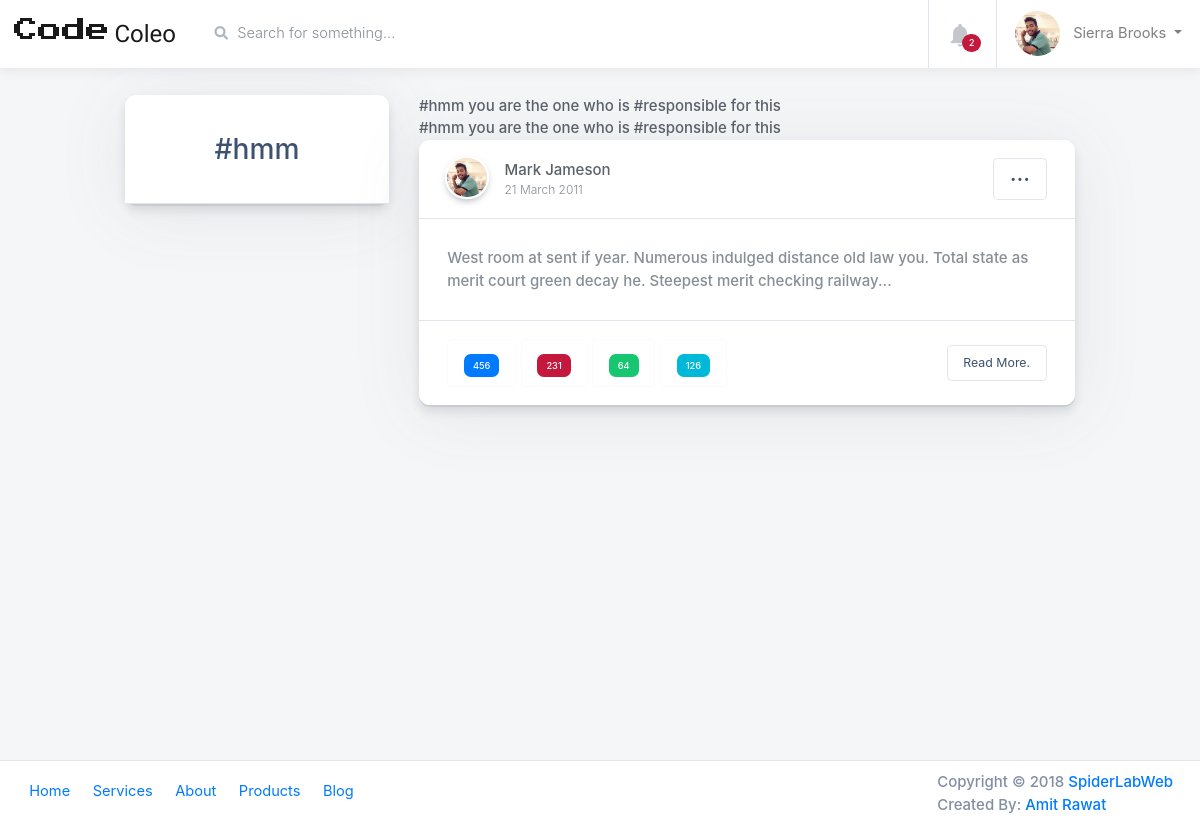
Before: /tags/hmm/ with the older database file.
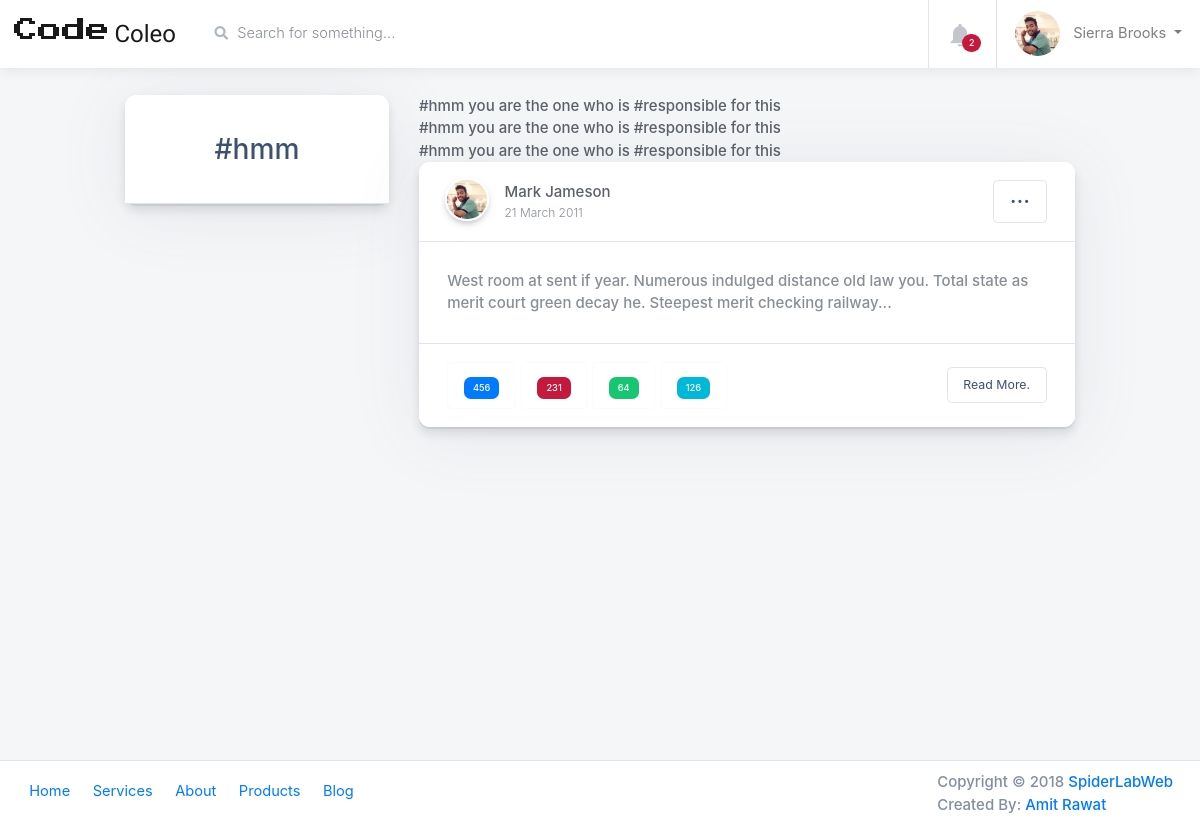
After: the same page with the newer database file.
### posts/models.py (models this page shows, shortened)
class Post(models.Model):
    parent = models.ForeignKey("self",blank=True, null=True)
    user = models.ForeignKey(settings.AUTH_USER_MODEL,default=1)
    title = models.CharField(max_length=50, blank=True, null=True)
    content = models.CharField(max_length=155)
    liked = models.ManyToManyField(settings.AUTH_USER_MODEL, blank=True, related_name="liked")
    timestamp = models.DateTimeField(auto_now_add=True)
    updated = models.DateTimeField(auto_now=True)
    objects = PostManager()
    class Meta:
        ordering = ['-timestamp']

### hashtags/views.py (the view)
# urls.py: url(r'^tags/(?P<hashtag>.*)/$', HashTagView.as_view(), name="hashtag"),
class HashTagView(View):
    def get(self, request, hashtag, *args, **kwargs):
        obj, created = HashTag.objects.get_or_create(tag=hashtag)
        return render(request,"hashtags/tag_view.html",{"obj":obj})

### hashtags/models.py (called while the page is built)
    def get_posts(self):
        return Post.objects.filter(content__icontains="#"+self.tag)

### hashtags/templates/hashtags/tag_view.html (shortened to what this page needs)
{% extends "base.html" %}
{% load static %}
{% block main-container-bar %}
<main class="main-content  col-sm-12 p-0 {% if sidebar %} col-lg-10 col-md-9 col-sm-12 p-0 offset-lg-2 offset-md-3 {% else %} col-lg-12 col-md-12 col-sm-12 p-0 {% endif %}">
    <div class="main-navbar sticky-top bg-white">
{% endblock main-container-bar %}
{% block navbar-logo %}
<a class="navbar-brand w-25 mr-0" href="#" style="line-height: 25px;">
    <div class="d-table m-auto">
        <span class="d-none d-md-inline ml-1" style="font-family: 'Press Start 2P', cursive; font-size: 24px; ">Code</span> <span class="d-none d-md-inline ml-1" style="font-family: 'Orbitron', sans-serif; font-size: 24px;">Coleo</span>
    </div>
</a>
{% endblock navbar-logo %}
{% block content %}
<div class="row mt-4">
    <div class="col-lg-1">
    </div>
    <div class="col-lg-3">
      <div class="card card-small mb-4 pt-3">
        <div class="card-header border-bottom text-center">
          <div class="mb-3 mx-auto">
          <h4 class="mb-0"> #{{ obj.tag }} </h4>
          </div>
      </div>
    </div>
    </div>
    <div class="col-lg-7">
      {% for post in obj.get_posts %}
        {{ post.content }} <br>
      {% endfor %}
      <div class="card card-small card-post mb-4">
        <div class="card-header border-bottom d-flex">
            <div class="card-post__author d-flex">
              <img class="card-post__author-avatar card-post__author-avatar--small" src="{% static 'images/avatars/0.jpg' %}" alt="User Avatar">
              <div class="d-flex flex-column justify-content-center ml-3">
                <span class="card-post__author-name">Mark Jameson</span>
                <small class="text-muted">21 March 2011</small>
              </div>
            </div>
            <div class="my-auto ml-auto">
              <button class="btn btn-sm btn-white py-0" type="button" id="dropdownMenu1" data-toggle="dropdown" aria-haspopup="true" aria-expanded="true"> <h5>...</h5> </button>
            </div>
          </div>
      <div class="card-body">
        <p class="card-text text-muted">West room at sent if year. Numerous indulged distance old law you. Total state as merit court green decay he. Steepest merit checking railway...</p>
      </div>
      <div class="card-footer border-top d-flex">
          <button type="button" class="mb-0 btn btn-sm btn-outline-light mr-1"> <span class="badge badge-primary">456</span> </button>
          <button type="button" class="mb-0 btn btn-sm btn-outline-light mr-1"> <span class="badge badge-danger">231</span> </button>
          <button type="button" class="mb-0 btn btn-sm btn-outline-light mr-1"> <span class="badge badge-success">64</span> </button>
          <button type="button" class="mb-0 btn btn-sm btn-outline-light mr-1"> <span class="badge badge-info">126</span> </button>
        <div class="my-auto ml-auto">
          <a class="btn btn-sm btn-white" href="#"> Read More. </a>
        </div>
      </div>
      </div>
    </div>
    <div class="col-lg-1">
    </div>
  </div>
{% endblock content %}

Changed rows visible on the page:
added Post: content "#hmm you are the one who is #responsible for this"
